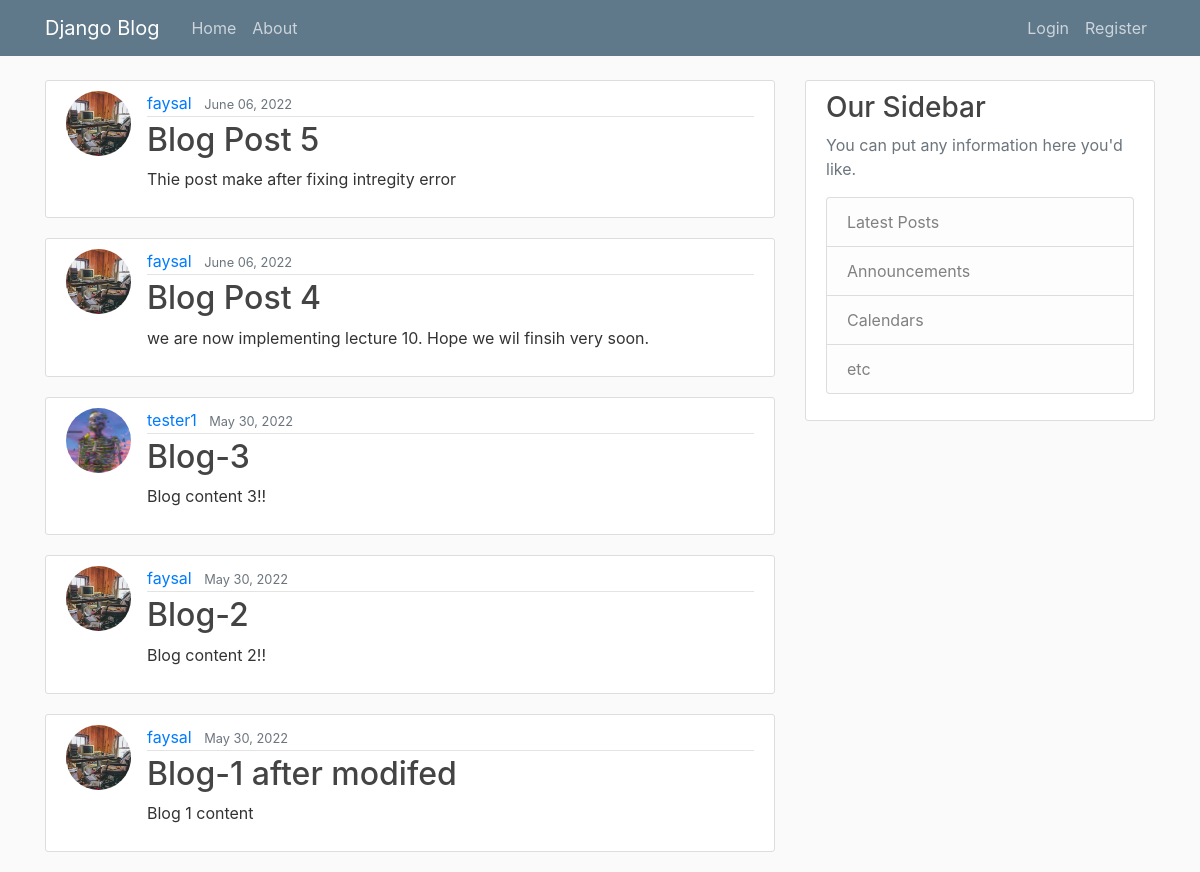
The app's page /, older data.
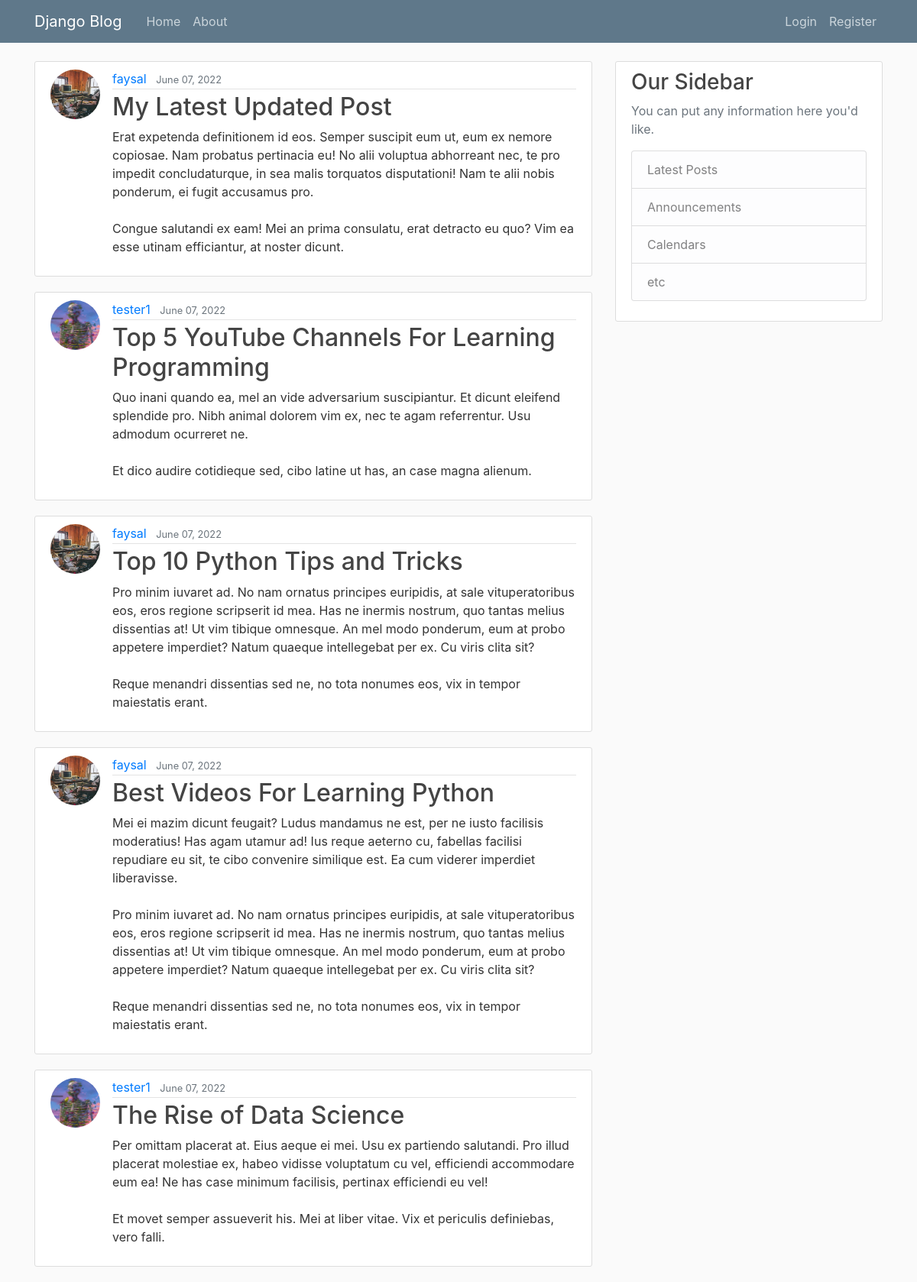
The same page, newer data.
### myApp/models.py (models this page shows, shortened)
class Post(models.Model):
    title = models.CharField(max_length=100)
    content = models.TextField()
    date_posted = models.DateTimeField(default=timezone.now)
    author = models.ForeignKey(User, on_delete=models.CASCADE)

### users/models.py (models this page shows, shortened)
class Profile(models.Model):
    user = models.OneToOneField(User, on_delete=models.CASCADE)
    image = models.ImageField(default='default.jpg', upload_to='profile_pics')

### myApp/views.py (the view)
# urls.py: path('', PostListView.as_view(), name="blog-home"),
class PostListView(ListView):
    model = Post
    template_name = 'myApp/home.html'
    context_object_name = 'posts'
    ordering = ['-date_posted']
    paginate_by = 5

### myApp/templates/myApp/home.html
{% extends "myApp/base.html" %}
{% block content %}
    {% for post in posts %}
        <article class="media content-section">
            <img class="rounded-circle article-img" src="{{ post.author.profile.image.url }}" alt="">
              <div class="media-body">
                <div class="article-metadata">
                  <a class="mr-2" href="#">{{ post.author }}</a>
                  <small class="text-muted">{{ post.date_posted|date:"F d, Y" }}</small>
                </div>
                <h2><a class="article-title" href="{% url 'post-detail' post.id %}">{{ post.title }}</a></h2>
                <p class="article-content">{{ post.content }}</p>
              </div>
        </article>
    {% endfor %}
{% endblock content %}

Row changes from the older to the newer data that the page shows:
no longer on this page (row unchanged): Post: author.profile.image (picture), author "faysal", date_posted "June 06, 2022", title "Blog Post 5", content "Thie post make after fixing intregity error"
no longer on this page (row unchanged): Post: author.profile.image (picture), author "faysal", date_posted "June 06, 2022", title "Blog Post 4", content "we are now implementing lecture 10. Hope we wil finsih very soon."
no longer on this page (row unchanged): Post: author.profile.image (placeholder picture), author "tester1", date_posted "May 30, 2022", title "Blog-3", content "Blog content 3!!"
no longer on this page (row unchanged): Post: author.profile.image (picture), author "faysal", date_posted "May 30, 2022", title "Blog-2", content "Blog content 2!!"
no longer on this page (row unchanged): Post: author.profile.image (picture), author "faysal", date_posted "May 30, 2022", title "Blog-1 after modifed", content "Blog 1 content"
added Post: author.profile.image (picture), author "faysal", date_posted "June 07, 2022", title "My Latest Updated Post", content "Erat expetenda definitionem id eos. Semper suscipit eum ut, eum ex nemore copiosae. Nam probatus pertinacia eu! No alii voluptua abhorreant nec, te pro impedit concludaturque, in sea malis torquatos disputationi! Nam te alii nobis ponderum, ei fugit accusamus pro. Congue salutandi ex eam! Mei an prima consulatu, erat detracto eu quo? Vim ea esse utinam efficiantur, at noster dicunt."
added Post: author.profile.image (placeholder picture), author "tester1", date_posted "June 07, 2022", title "Top 5 YouTube Channels For Learning Programming", content "Quo inani quando ea, mel an vide adversarium suscipiantur. Et dicunt eleifend splendide pro. Nibh animal dolorem vim ex, nec te agam referrentur. Usu admodum ocurreret ne. Et dico audire cotidieque sed, cibo latine ut has, an case magna alienum."
added Post: author.profile.image (picture), author "faysal", date_posted "June 07, 2022", title "Top 10 Python Tips and Tricks", content "Pro minim iuvaret ad. No nam ornatus principes euripidis, at sale vituperatoribus eos, eros regione scripserit id mea. Has ne inermis nostrum, quo tantas melius dissentias at! Ut vim tibique omnesque. An mel modo ponderum, eum at probo appetere imperdiet? Natum quaeque intellegebat per ex. Cu viris clita sit? Reque menandri dissentias sed ne, no tota nonumes eos, vix in tempor maiestatis erant."
added Post: author.profile.image (picture), author "faysal", date_posted "June 07, 2022", title "Best Videos For Learning Python", content "Mei ei mazim dicunt feugait? Ludus mandamus ne est, per ne iusto facilisis moderatius! Has agam utamur ad! Ius reque aeterno cu, fabellas facilisi repudiare eu sit, te cibo convenire similique est. Ea cum viderer imperdiet liberavisse. Pro minim iuvaret ad. No nam ornatus principes euripidis, at sale vituperatoribus eos, eros regione scripserit id mea. Has ne inermis nostrum, quo tantas melius dissentias at! Ut vim tibique omnesque. An mel modo ponderum, eum at probo appetere imperdiet? Natum quaeque intellegebat per ex. Cu viris clita sit? Reque menandri dissentias sed ne, no tota nonumes eos, vix in tempor maiestatis erant."
added Post: author.profile.image (placeholder picture), author "tester1", date_posted "June 07, 2022", title "The Rise of Data Science", content "Per omittam placerat at. Eius aeque ei mei. Usu ex partiendo salutandi. Pro illud placerat molestiae ex, habeo vidisse voluptatum cu vel, efficiendi accommodare eum ea! Ne has case minimum facilisis, pertinax efficiendi eu vel! Et movet semper assueverit his. Mei at liber vitae. Vix et periculis definiebas, vero falli."
